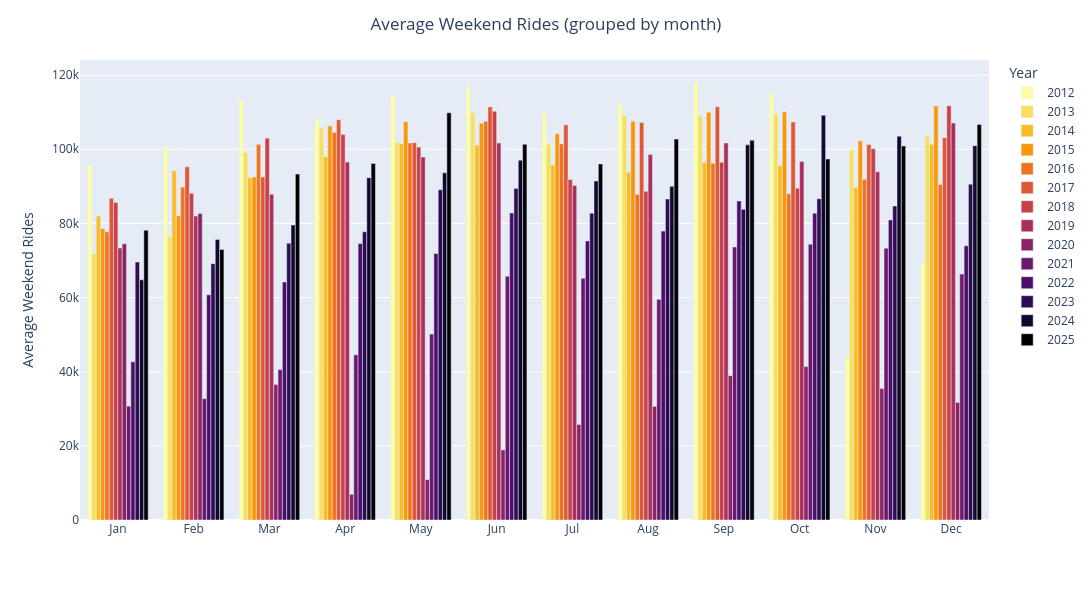

The notebook cell saved with this chart:
### Code cell
grouped_month_plot('avg weekend', 'Average Weekend Rides')

### Figure 1 — Plotly figure (JSON) as saved in the notebook; plotly's stock layout.template omitted (floating-point values rounded to 4 significant figures)
{"data": [{"alignmentgroup": "True", "hovertemplate": "Year=2012<br>=%{x}<br>Average Weekend Rides=%{y}<extra></extra>", "legendgroup": "2012", "marker": {"color": "#fcffa4", "pattern": {"shape": ""}}, "name": "2012", "offsetgroup": "2012", "orientation": "v", "showlegend": true, "textposition": "auto", "type": "bar", "x": [1, 2, 3, 4, 5, 6, 7, 8, 9, 10, 11, 12], "xaxis": "x", "y": [95530.0, 100700.0, 113100.0, 107900.0, 114400.0, 116800.0, 109700.0, 112300.0, 117900.0, 114900.0, 43760.0, 69250.0], "yaxis": "y"}, {"alignmentgroup": "True", "hovertemplate": "Year=2013<br>=%{x}<br>Average Weekend Rides=%{y}<extra></extra>", "legendgroup": "2013", "marker": {"color": "#f8df5c", "pattern": {"shape": ""}}, "name": "2013", "offsetgroup": "2013", "orientation": "v", "showlegend": true, "textposition": "auto", "type": "bar", "x": [1, 2, 3, 4, 5, 6, 7, 8, 9, 10, 11, 12], "xaxis": "x", "y": [71790.0, 76570.0, 99110.0, 105700.0, 101900.0, 109800.0, 101300.0, 109000.0, 109100.0, 109500.0, 99840.0, 103400.0], "yaxis": "y"}, {"alignmentgroup": "True", "hovertemplate": "Year=2014<br>=%{x}<br>Average Weekend Rides=%{y}<extra></extra>", "legendgroup": "2014", "marker": {"color": "#f8bc27", "pattern": {"shape": ""}}, "name": "2014", "offsetgroup": "2014", "orientation": "v", "showlegend": true, "textposition": "auto", "type": "bar", "x": [1, 2, 3, 4, 5, 6, 7, 8, 9, 10, 11, 12], "xaxis": "x", "y": [82020.0, 94180.0, 92320.0, 97940.0, 101500.0, 101100.0, 95780.0, 93830.0, 96410.0, 95560.0, 89670.0, 101400.0], "yaxis": "y"}, {"alignmentgroup": "True", "hovertemplate": "Year=2015<br>=%{x}<br>Average Weekend Rides=%{y}<extra></extra>", "legendgroup": "2015", "marker": {"color": "#f99708", "pattern": {"shape": ""}}, "name": "2015", "offsetgroup": "2015", "orientation": "v", "showlegend": true, "textposition": "auto", "type": "bar", "x": [1, 2, 3, 4, 5, 6, 7, 8, 9, 10, 11, 12], "xaxis": "x", "y": [78580.0, 82080.0, 92510.0, 106300.0, 107400.0, 107000.0, 104200.0, 107600.0, 110000.0, 110100.0, 102300.0, 111700.0], "yaxis": "y"}, {"alignmentgroup": "True", "hovertemplate": "Year=2016<br>=%{x}<br>Average Weekend Rides=%{y}<extra></extra>", "legendgroup": "2016", "marker": {"color": "#f0741d", "pattern": {"shape": ""}}, "name": "2016", "offsetgroup": "2016", "orientation": "v", "showlegend": true, "textposition": "auto", "type": "bar", "x": [1, 2, 3, 4, 5, 6, 7, 8, 9, 10, 11, 12], "xaxis": "x", "y": [77730.0, 89790.0, 101300.0, 104500.0, 101700.0, 107600.0, 101500.0, 87770.0, 96230.0, 88010.0, 91880.0, 90490.0], "yaxis": "y"}, {"alignmentgroup": "True", "hovertemplate": "Year=2017<br>=%{x}<br>Average Weekend Rides=%{y}<extra></extra>", "legendgroup": "2017", "marker": {"color": "#df5734", "pattern": {"shape": ""}}, "name": "2017", "offsetgroup": "2017", "orientation": "v", "showlegend": true, "textposition": "auto", "type": "bar", "x": [1, 2, 3, 4, 5, 6, 7, 8, 9, 10, 11, 12], "xaxis": "x", "y": [86780.0, 95270.0, 92520.0, 107900.0, 101800.0, 111400.0, 106600.0, 107200.0, 111400.0, 107400.0, 101300.0, 103100.0], "yaxis": "y"}, {"alignmentgroup": "True", "hovertemplate": "Year=2018<br>=%{x}<br>Average Weekend Rides=%{y}<extra></extra>", "legendgroup": "2018", "marker": {"color": "#c8404a", "pattern": {"shape": ""}}, "name": "2018", "offsetgroup": "2018", "orientation": "v", "showlegend": true, "textposition": "auto", "type": "bar", "x": [1, 2, 3, 4, 5, 6, 7, 8, 9, 10, 11, 12], "xaxis": "x", "y": [85620.0, 88140.0, 103000.0, 104000.0, 100600.0, 110300.0, 91840.0, 88650.0, 96500.0, 89490.0, 100100.0, 111700.0], "yaxis": "y"}, {"alignmentgroup": "True", "hovertemplate": "Year=2019<br>=%{x}<br>Average Weekend Rides=%{y}<extra></extra>", "legendgroup": "2019", "marker": {"color": "#ab2f5b", "pattern": {"shape": ""}}, "name": "2019", "offsetgroup": "2019", "orientation": "v", "showlegend": true, "textposition": "auto", "type": "bar", "x": [1, 2, 3, 4, 5, 6, 7, 8, 9, 10, 11, 12], "xaxis": "x", "y": [73360.0, 81990.0, 87890.0, 96570.0, 97910.0, 101700.0, 90230.0, 98580.0, 101700.0, 96710.0, 93910.0, 107100.0], "yaxis": "y"}, {"alignmentgroup": "True", "hovertemplate": "Year=2020<br>=%{x}<br>Average Weekend Rides=%{y}<extra></extra>", "legendgroup": "2020", "marker": {"color": "#8c2367", "pattern": {"shape": ""}}, "name": "2020", "offsetgroup": "2020", "orientation": "v", "showlegend": true, "textposition": "auto", "type": "bar", "x": [1, 2, 3, 4, 5, 6, 7, 8, 9, 10, 11, 12], "xaxis": "x", "y": [74500.0, 82700.0, 36520.0, 6935.0, 10890.0, 18900.0, 25770.0, 30630.0, 38920.0, 41380.0, 35460.0, 31690.0], "yaxis": "y"}, {"alignmentgroup": "True", "hovertemplate": "Year=2021<br>=%{x}<br>Average Weekend Rides=%{y}<extra></extra>", "legendgroup": "2021", "marker": {"color": "#6d186c", "pattern": {"shape": ""}}, "name": "2021", "offsetgroup": "2021", "orientation": "v", "showlegend": true, "textposition": "auto", "type": "bar", "x": [1, 2, 3, 4, 5, 6, 7, 8, 9, 10, 11, 12], "xaxis": "x", "y": [30710.0, 32740.0, 40570.0, 44540.0, 50140.0, 65780.0, 65200.0, 59510.0, 73650.0, 74410.0, 73320.0, 66330.0], "yaxis": "y"}, {"alignmentgroup": "True", "hovertemplate": "Year=2022<br>=%{x}<br>Average Weekend Rides=%{y}<extra></extra>", "legendgroup": "2022", "marker": {"color": "#4d0d6b", "pattern": {"shape": ""}}, "name": "2022", "offsetgroup": "2022", "orientation": "v", "showlegend": true, "textposition": "auto", "type": "bar", "x": [1, 2, 3, 4, 5, 6, 7, 8, 9, 10, 11, 12], "xaxis": "x", "y": [42660.0, 60740.0, 64200.0, 74560.0, 71890.0, 82840.0, 75270.0, 77920.0, 86050.0, 82760.0, 80950.0, 73960.0], "yaxis": "y"}, {"alignmentgroup": "True", "hovertemplate": "Year=2023<br>=%{x}<br>Average Weekend Rides=%{y}<extra></extra>", "legendgroup": "2023", "marker": {"color": "#2d0c51", "pattern": {"shape": ""}}, "name": "2023", "offsetgroup": "2023", "orientation": "v", "showlegend": true, "textposition": "auto", "type": "bar", "x": [1, 2, 3, 4, 5, 6, 7, 8, 9, 10, 11, 12], "xaxis": "x", "y": [69590.0, 69140.0, 74660.0, 77750.0, 89090.0, 89450.0, 82760.0, 86590.0, 83800.0, 86660.0, 84710.0, 90570.0], "yaxis": "y"}, {"alignmentgroup": "True", "hovertemplate": "Year=2024<br>=%{x}<br>Average Weekend Rides=%{y}<extra></extra>", "legendgroup": "2024", "marker": {"color": "#12082e", "pattern": {"shape": ""}}, "name": "2024", "offsetgroup": "2024", "orientation": "v", "showlegend": true, "textposition": "auto", "type": "bar", "x": [1, 2, 3, 4, 5, 6, 7, 8, 9, 10, 11, 12], "xaxis": "x", "y": [64780.0, 75690.0, 79580.0, 92340.0, 93630.0, 97050.0, 91430.0, 90010.0, 101200.0, 109200.0, 103500.0, 101000.0], "yaxis": "y"}, {"alignmentgroup": "True", "hovertemplate": "Year=2025<br>=%{x}<br>Average Weekend Rides=%{y}<extra></extra>", "legendgroup": "2025", "marker": {"color": "#000004", "pattern": {"shape": ""}}, "name": "2025", "offsetgroup": "2025", "orientation": "v", "showlegend": true, "textposition": "auto", "type": "bar", "x": [1, 2, 3, 4, 5, 6, 7, 8, 9, 10, 11, 12], "xaxis": "x", "y": [78150.0, 73000.0, 93310.0, 96180.0, 109900.0, 101300.0, 96050.0, 102700.0, 102400.0, 97380.0, 100900.0, 106700.0], "yaxis": "y"}], "layout": {"barmode": "group", "height": 600, "legend": {"title": {"text": "Year"}, "tracegroupgap": 0}, "margin": {"t": 60}, "title": {"text": "Average Weekend Rides (grouped by month)", "x": 0.5}, "width": 1200, "xaxis": {"anchor": "y", "domain": [0.0, 1.0], "tickmode": "array", "ticktext": ["Jan", "Feb", "Mar", "Apr", "May", "Jun", "Jul", "Aug", "Sep", "Oct", "Nov", "Dec"], "tickvals": [1, 2, 3, 4, 5, 6, 7, 8, 9, 10, 11, 12], "title": {"text": ""}}, "yaxis": {"anchor": "x", "domain": [0.0, 1.0], "title": {"text": "Average Weekend Rides"}}}}
